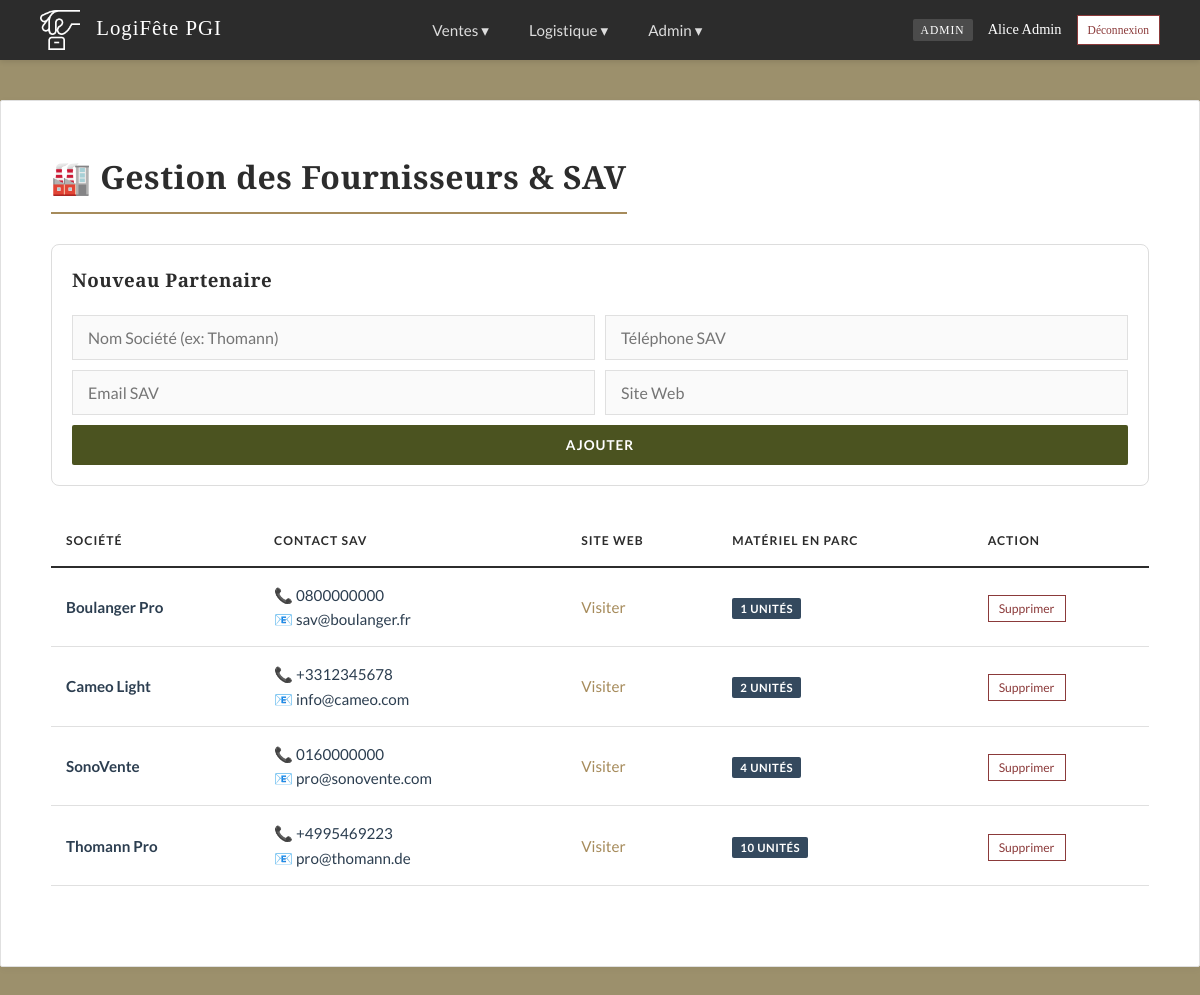
The page /fournisseurs.php (signed in) on the database its author committed.
### tables this page shows
CREATE TABLE `fournisseur` (
  `id_fournisseur` int(11) NOT NULL AUTO_INCREMENT,
  `nom_societe` varchar(100) NOT NULL,
  `telephone` varchar(20) DEFAULT NULL,
  `email` varchar(100) DEFAULT NULL,
  `site_web` varchar(255) DEFAULT NULL,
  PRIMARY KEY (`id_fournisseur`)
);

### fournisseurs.php (the view, shortened to what this page needs)
<?php
require 'db.php';
require 'navbar.php';
$fournisseurs = $pdo->query("SELECT * FROM fournisseur ORDER BY nom_societe")->fetchAll();
$current_page = basename($_SERVER['PHP_SELF']);?>
<!DOCTYPE html>
<html lang="fr">
<head>
    <link rel="stylesheet" href="style.css">
</head>
<body>
<?= renderNavbar($_SESSION['role'], $current_page) ?>
<div class="container">
    <h1>🏭 Gestion des Fournisseurs & SAV</h1>
    <div style="background:#fff; padding:20px; border:1px solid #ddd; border-radius:8px; margin-bottom:20px;">
        <h3>Nouveau Partenaire</h3>
        <form method="POST" style="display:grid; grid-template-columns: 1fr 1fr; gap:10px;">
            <input type="text" name="nom" placeholder="Nom Société (ex: Thomann)" required style="margin:0">
            <input type="text" name="tel" placeholder="Téléphone SAV" style="margin:0">
            <input type="email" name="email" placeholder="Email SAV" style="margin:0">
            <input type="text" name="web" placeholder="Site Web" style="margin:0">
            <button type="submit" name="add_fournisseur" class="btn-add" style="grid-column:span 2;">Ajouter</button>
        </form>
    </div>
    <table>
        <thead><tr><th>Société</th><th>Contact SAV</th><th>Site Web</th><th>Matériel en parc</th><th>Action</th></tr></thead>
        <tbody>
            <?php foreach($fournisseurs as $f):
                $nb_matos = $pdo->prepare("SELECT COUNT(*) FROM equipement_physique WHERE id_fournisseur = ?");
                $nb_matos->execute([$f['id_fournisseur']]);
                $count = $nb_matos->fetchColumn();
            ?>
            <tr>
                <td><strong><?= htmlspecialchars($f['nom_societe']) ?></strong></td>
                <td>
                    📞 <?= htmlspecialchars($f['telephone']) ?><br>
                    📧 <?= htmlspecialchars($f['email']) ?>
                </td>
                <td><a href="<?= htmlspecialchars($f['site_web']) ?>" target="_blank">Visiter</a></td>
                <td><span class="badge" style="background:#34495e; color:white;"><?= $count ?> unités</span></td>
                <td>
                    <a href="?del=<?= $f['id_fournisseur'] ?>" class="btn-danger" style="font-size:0.8em; padding:5px 10px;" onclick="return confirm('Supprimer ?')">Supprimer</a>
                </td>
            </tr>
            <?php endforeach; ?>
        </tbody>
    </table>
</div>
</body>
</html>

### style.css (style rules this page uses)
:root { --bg-page: #9C906C; --bg-card: #FFFFFF; --text-main: #2C3E50; --text-muted: #7F8C8D; --primary: #2C2C2C; --accent: #A68B5B; --success: #556B2F; --danger: #8B3A3A; --warning: #D4AC0D; --border-color: #E0E0E0; --input-bg: #FAFAFA; --shadow: 0 2px 10px rgba(0, 0, 0, 0.03); }
body { font-family: 'Lato', sans-serif; background-color: var(--bg-page); color: var(--text-main); margin: 0; padding-top: 60px; line-height: 1.6; font-size: 16px; }
h1, h2, h3, h4 { font-family: 'Playfair Display', serif; color: var(--primary); margin-top: 0; margin-bottom: 20px; font-weight: 700; letter-spacing: 0.5px; }
h1 { border-bottom: 2px solid var(--accent); display: inline-block; padding-bottom: 10px; margin-bottom: 30px; }
a { color: var(--accent); text-decoration: none; transition: color 0.3s; }
.container { max-width: 1100px; margin: 40px auto; background: var(--bg-card); padding: 50px; border: 1px solid var(--border-color); box-shadow: var(--shadow); border-radius: 2px; }
input[type="text"], input[type="email"], input[type="password"], input[type="number"], select, textarea { width: 100%; padding: 12px 15px; margin-bottom: 10px; border: 1px solid var(--border-color); background-color: var(--input-bg); border-radius: 0; font-family: 'Lato', sans-serif; font-size: 1rem; color: var(--text-main); box-sizing: border-box; transition: border-color 0.3s, box-shadow 0.3s; }
.btn, button { display: inline-block; padding: 12px 25px; background-color: var(--primary); color: #FFF; border: none; border-radius: 2px; cursor: pointer; font-family: 'Lato', sans-serif; font-weight: 700; text-transform: uppercase; font-size: 0.85em; letter-spacing: 1px; transition: all 0.3s; text-decoration: none; }
.btn-add, .btn-validate, a[href*="export"] { background-color: #4B5320 !important; color: #FFF !important; }
.btn-danger { background-color: #FFF; color: var(--danger); border: 1px solid var(--danger); }
table { width: 100%; border-collapse: collapse; margin: 30px 0; font-size: 0.95em; }
table thead tr { background-color: transparent; border-bottom: 2px solid var(--primary); }
table th { text-align: left; padding: 15px; color: var(--primary); text-transform: uppercase; font-size: 0.8em; letter-spacing: 1px; }
table td { padding: 15px; border-bottom: 1px solid var(--border-color); color: var(--text-main); }
.badge { padding: 4px 8px; font-size: 0.75em; text-transform: uppercase; letter-spacing: 0.5px; border-radius: 2px; font-weight: 700; }

### rows shown on the page
fournisseur: nom_societe "Boulanger Pro", telephone "0800000000", email "sav@boulanger.fr", count "1"
fournisseur: nom_societe "Cameo Light", telephone "+3312345678", email "info@cameo.com", count "2"
fournisseur: nom_societe "SonoVente", telephone "0160000000", email "pro@sonovente.com", count "4"
fournisseur: nom_societe "Thomann Pro", telephone "+4995469223", email "pro@thomann.de", count "10"

### other values the page prints
$role "ADMIN"
$_SESSION['nom'] "Alice Admin"
